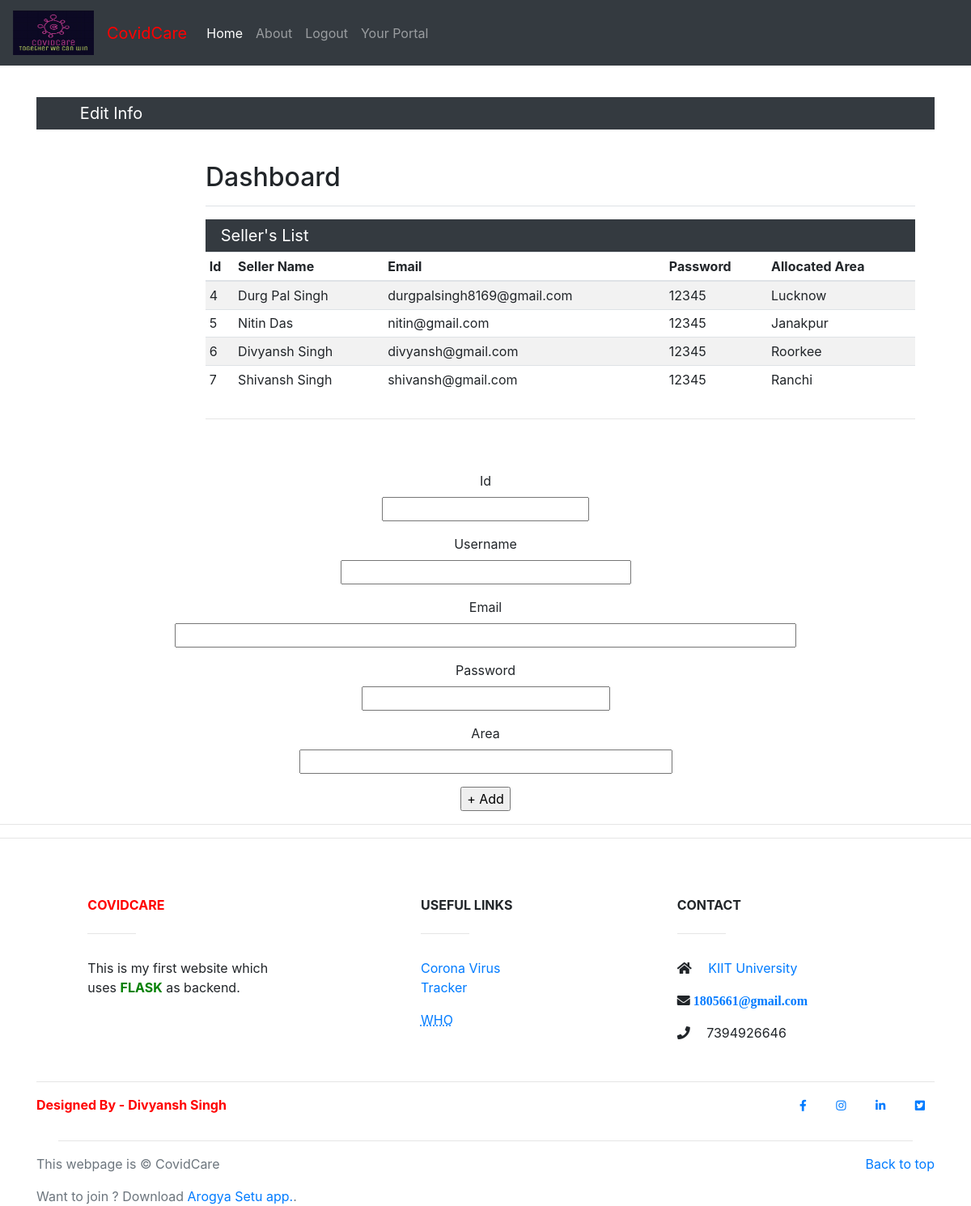
Screenshot of /edit_seller (signed in) with the database file from the repository.
### app.py (models this page shows, shortened)
class seller_db(UserMixin, db.Model):
    id = db.Column(db.Integer, primary_key=True)
    username = db.Column(db.String(20), index=True, unique=True)
    email = db.Column(db.String(120), index=True, unique=True)
    password = db.Column(db.String(128))
    area = db.Column(db.String(20), index=True, unique=True)

### app.py (the view, shortened to what this page needs)
@app.route('/edit_seller', methods=('GET', 'POST'))
def edit_seller():
    if "gov_logged_in" in session:
        form = edit_seller_form()
        return render_template('edit_seller.html',sellers=seller_db.query.all(),form=form)
    else:
        return redirect(url_for('gov_login'))

### app.py
class edit_seller_form(FlaskForm):
    id = IntegerField('Id', validators=[DataRequired()])
    username = StringField('Username', validators=[DataRequired(), Length(min=4, max=30)])
    email = StringField('Email', validators=[DataRequired(), Email()])
    password = PasswordField('Password', validators=[DataRequired(), Length(min=5, max=80)])
    area = StringField('Area', validators=[DataRequired(), Length(min=5, max=40)])
    submit = SubmitField('+ Add')

### app.py (called while the page is built)
@login.user_loader
def load_user(id):
    return seller_db.query.get(int(id))

### templates/edit_seller.html (shortened to what this page needs)
{% extends 'base.html' %}
{% block corousal %}
<br>
{% endblock %}
{% block content %}
<div class="container" align="center">
    <br><br><br><br>
    <nav class="navbar navbar-dark sticky-top bg-dark flex-md-nowrap p-0">
      <a class="navbar-brand col-sm-3 col-md-2 mr-0" href="#">Edit Info</a>
    </nav>
    <br>
    <main role="main" class="col-md-9 ml-sm-auto col-lg-10 pt-3 px-4">
          <div class="d-flex justify-content-between flex-wrap flex-md-nowrap align-items-center pb-2 mb-3 border-bottom">
            <h1 class="h2">Dashboard</h1>
          </div>
        <nav class="navbar navbar-dark sticky-top bg-dark flex-md-nowrap p-0">
            <a class="navbar-brand col-sm-3 col-md-2 mr-0" href="#">Seller's List</a>
        </nav>
          <div class="table-responsive">
            <table class="table table-striped table-sm">
              <thead>
                <tr>
                  <th>Id</th>
                  <th>Seller Name</th>
                  <th>Email</th>
                  <th>Password</th>
                  <th>Allocated Area</th>
                </tr>
              </thead>
              <tbody>
              {% for items in sellers %}
                <tr>
                  <td>{{items.id}}</td>
                  <td>{{items.username}}</td>
                  <td>{{items.email}}</td>
                  <td>{{items.password}}</td>
                  <td>{{items.area}}</td>
                </tr>
              {%endfor%}
              </tbody>
            </table>
          </div>
        <hr>
        </main>
    <br><br>
    <form action="/edit_seller" method="POST">
        <p>
            {{ form.id.label }}<br>
            {{ form.id(size=7) }}<br>
        </p>
        <p>
            {{ form.username.label }}<br>
            {{ form.username(size=30) }}<br>
        </p>
        <p>
            {{ form.email.label }}<br>
            {{ form.email(size=70) }}<br>
        </p>
        <p>
            {{ form.password.label }}<br>
            {{ form.password(size=25) }}<br>
        </p>
        <p>
            {{ form.area.label }}<br>
            {{ form.area(size=40) }}<br>
        </p>
        <p>{{ form.submit() }}</p>
    </form>
</div>
{% endblock %}

### static/style.css (style rules this page uses)
body, html { height: 100%; }
* { box-sizing: border-box; }

### rows the page displays
seller_db: id "4", username "Durg Pal Singh", email "durgpalsingh8169@gmail.com", password "12345", area "Lucknow"
seller_db: id "5", username "Nitin Das", email "nitin@gmail.com", password "12345", area "Janakpur"
seller_db: id "6", username "Divyansh Singh", email "divyansh@gmail.com", password "12345", area "Roorkee"
seller_db: id "7", username "Shivansh Singh", email "shivansh@gmail.com", password "12345", area "Ranchi"
